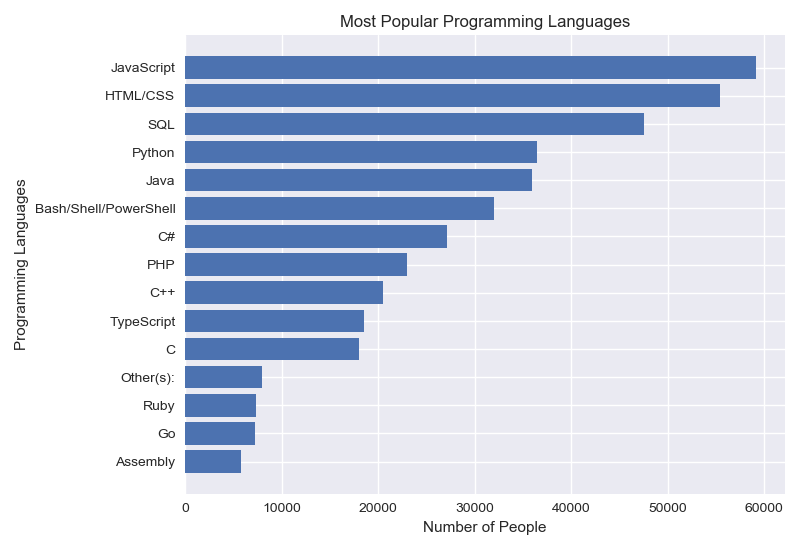

Generate this figure with Python:
import csv
import numpy as np
from collections import Counter
from matplotlib import pyplot as plt

#styling the graph
plt.style.use('seaborn')

#read csv file
with open('data.csv') as csv_file:
	csv_reader = csv.DictReader(csv_file)

#to count the itteration of each item
	language_counter = Counter()

	for row in csv_reader:
		language_counter.update(row['LanguagesWorkedWith'].split(';'))

#print most common languages
print(language_counter.most_common(15))

languages = []
popularity = []

for item in language_counter.most_common(15):
	languages.append(item[0])
	popularity.append(item[1])

print(languages)
print(popularity)

#to get the most used programming language on top
languages.reverse()
popularity.reverse()

#barh - to get the horizontal bar graph
plt.barh(languages, popularity)

plt.title("Most Popular Programming Languages")
plt.xlabel("Number of People")
plt.ylabel("Programming Languages")

plt.tight_layout()
plt.savefig('count.png')

plt.show()